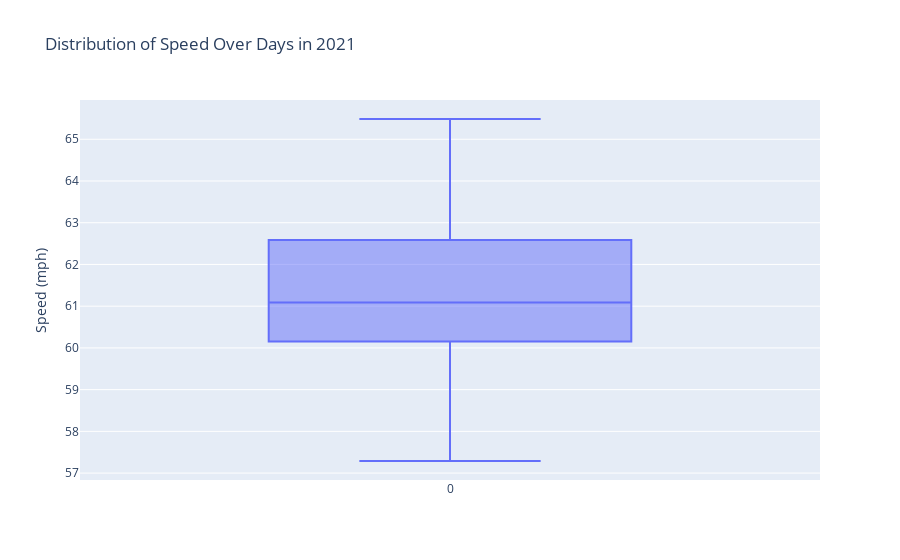

Write notebook code for a chart like this one.
### Code cell
fig = px.box(speed_df.groupby([speed_df.index.month, speed_df.index.day]).mean().mean(axis=1), title='Distribution of Speed Over Days in 2021')
fig.update_xaxes(title="")
fig.update_yaxes(title="Speed (mph)")

### Figure 1 — Plotly figure (JSON) as saved in the notebook; plotly's stock layout.template omitted (floating-point values rounded to 4 significant figures; data arrays with more than 128 entries replaced by an {"elided": "..."} marker saying what was removed)
{"data": [{"alignmentgroup": "True", "hovertemplate": "variable=%{x}<br>value=%{y}<extra></extra>", "legendgroup": "", "marker": {"color": "#636efa"}, "name": "", "notched": false, "offsetgroup": "", "orientation": "v", "showlegend": false, "type": "box", "x": {"elided": "365 str values"}, "x0": " ", "xaxis": "x", "y": {"elided": "365 float values"}, "y0": " ", "yaxis": "y"}], "layout": {"boxmode": "group", "legend": {"tracegroupgap": 0}, "title": {"text": "Distribution of Speed Over Days in 2021"}, "xaxis": {"anchor": "y", "domain": [0, 1], "title": {"text": ""}}, "yaxis": {"anchor": "x", "domain": [0, 1], "title": {"text": "Speed (mph)"}}}}
